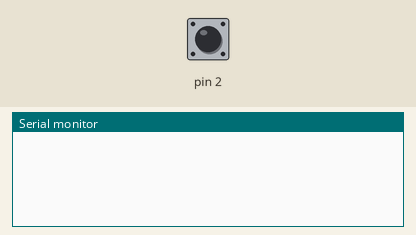
Simulated run of this sketch. Board: Arduino Uno, built with avr-gcc and run on an emulated ATmega328P. On the bench: the last lines printed to the serial monitor. The test bench sets the inputs (shaded band); at power-on: pin 2 LOW.

Above: at 1.2 s.
1.3 s: pin 2 driven HIGH
At 1.46 s:
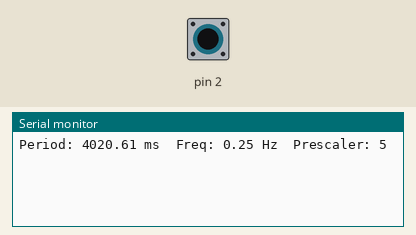
3.0 s: pin 2 pulsed LOW 2 times (0.12 s each, 0.3 s apart)
At 3.38 s:
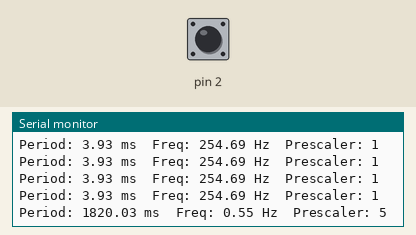
6.6 s: pin 2 pulsed LOW 5 times (0.12 s each, 0.3 s apart)
At 6.91 s:
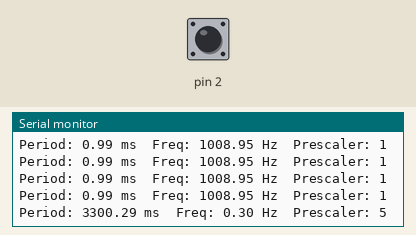
Timing chart, 0 to 9.6 s (numbered marks = the images above; inputs shaded):
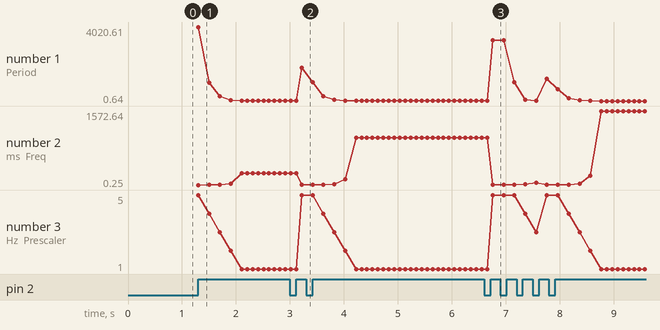

Measured:
- after the input at 1.3 s, the serial monitor: prints a new line at once (image 1)
- after the input at 3.0 s, the serial monitor: prints a new line after 0.22 s (image 2)
- after the input at 6.6 s, the serial monitor: prints a new line after 0.16 s (image 3)
- plotted number 1: 0.99 → 0.64 after the input at 6.6 s
- plotted number 2: 254.69 → 1008.95 after the input at 3.0 s, 1008.95 → 1572.64 after the input at 6.6 s

The sketch:

workshop_6_-_interrupt.ino
```cpp
int divider[6] = {0, 1, 8, 64, 256, 1024};
int prescaler = 5;
unsigned int count = 0;
char x = 0;

double period, frequency;

ISR(TIMER1_OVF_vect) {
	if (prescaler < 5) {
		prescaler++;
	}
}

void setup() {
	Serial.begin(9600);

	TIMSK1 = 0x01;
	TCCR1A = 0x00;
	attachInterrupt(0, interrupt, RISING);
}

void loop() {
	period = 0.0000625 * divider[prescaler] * count;
	frequency = 16000000.0 / divider[prescaler] / count;

	if (period) {
		Serial.print("Period: ");
		Serial.print(period);
		Serial.print(" ms\tFreq: ");
		Serial.print(frequency);
		Serial.print(" Hz\tPrescaler: ");
		Serial.println(prescaler);

		if (prescaler > 1) {
			prescaler--;
			delay(100);
		}
	}

	delay(100);
}

void interrupt() {
	if (!x) {
		count = TCNT1;
		TCNT1 = 0x0000;
		TCCR1B = prescaler;
		attachInterrupt(0, interrupt, FALLING);
	} else {
		attachInterrupt(0, interrupt, RISING);
	}
	x = ~x;
}
```
